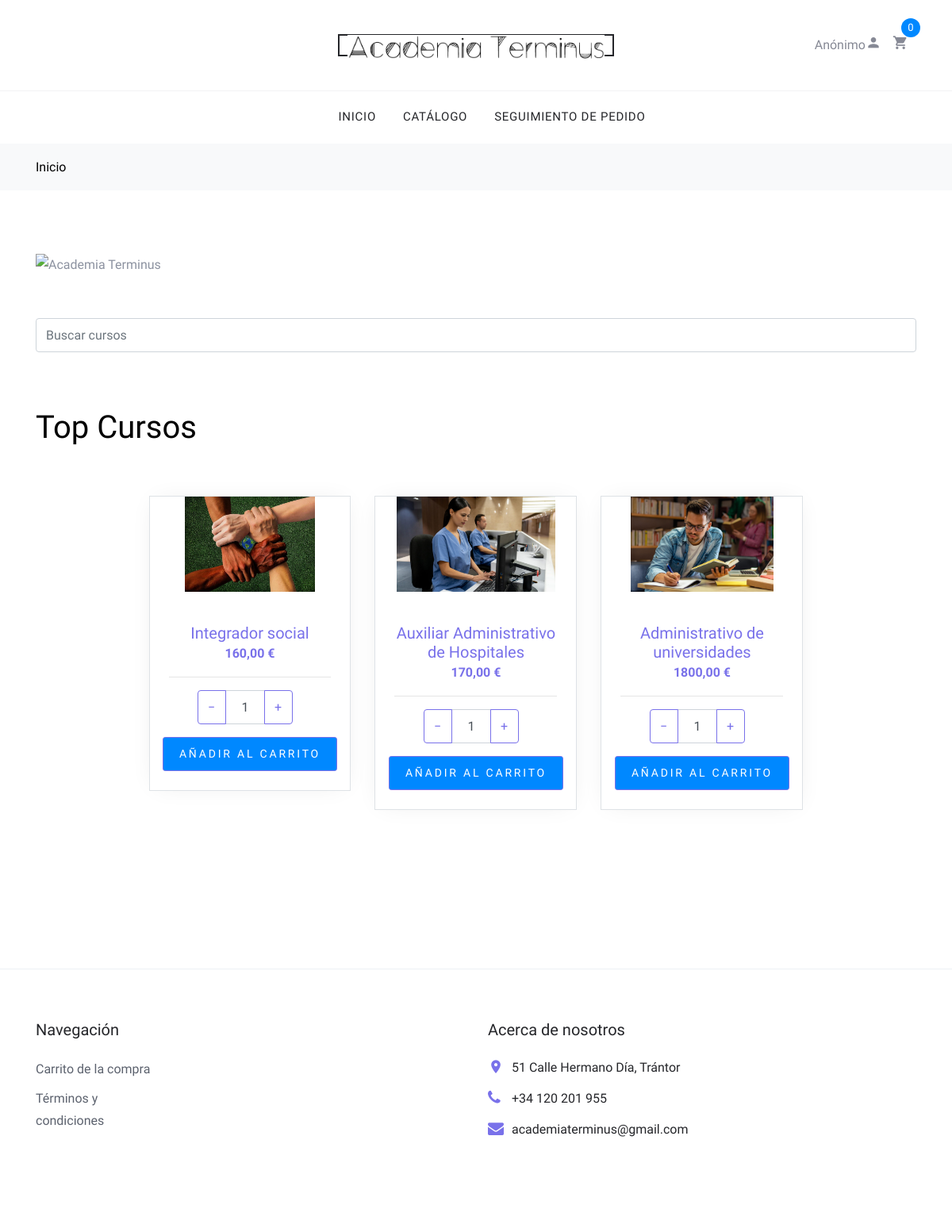
The page / on the database its author committed.
### shop/models.py (models this page shows, shortened)
class Product(models.Model):
    category = models.ForeignKey(Category, related_name='product_categories',
                                 on_delete=models.CASCADE)
    duration = models.ForeignKey(Duration, related_name='product_durations',
                                 on_delete=models.CASCADE)
    fecha_inicio = models.DateField(default='2021-01-01')
    name = models.CharField(max_length=200, db_index=True)
    slug = models.SlugField(max_length=200, db_index=True)
    image = models.ImageField(upload_to='products/%Y/%m/%d', blank=True)
    description = models.TextField(blank=True)
    price = models.DecimalField(max_digits=10, decimal_places=2)
    available = models.BooleanField(default=True)
    created = models.DateTimeField(auto_now_add=True)
    updated = models.DateTimeField(auto_now=True)
    class Meta:
        ordering = ('name',)
        indexes = [models.Index(fields=['id', 'slug'], name='product_id_slug_idx')]
        verbose_name = 'productos'
        verbose_name_plural = 'productos'
    def get_absolute_url(self):
        return reverse('shop:product_detail', args=[self.id, self.slug])

### escaparate/views.py (the view)
# urls.py: path('', include('escaparate.urls', namespace='escaparate')),
def escaparate(request):
    cheapest_products = Product.objects.all().order_by('price')[:2]
    most_expensive_product = Product.objects.all().order_by('-price').first()
    products_to_display = list(cheapest_products)
    if most_expensive_product:
        products_to_display.append(most_expensive_product)
    context = {
        'products': products_to_display,
    }
    return render(request, 'escaparate/escaparate.html', context)

### cart/cart.py (called while the page is built)
    def __len__(self):
        return sum(item['quantity'] for item in self.cart.values())

### cart/context_processors.py (called while the page is built)
def cart(request):
    return {'cart': Cart(request)}

### escaparate/templates/escaparate/escaparate.html (shortened to what this page needs)
{% extends "shop/base/base.html" %}
{% load static %}
{% block content %}
{% load crispy_forms_tags %}
<div class="bg-light py-3">
    <div class="container">
        <div class="row">
            <div class="col-md-12 mb-0"> <strong class="text-black">Inicio</strong></div>
        </div>
    </div>
</div>
<div class="site-section">
    <div class="container">
        <a>
            <img src="/media/products/2024/11/logo/banner.png" alt="Academia Terminus" style="max-height: 500px; display: block; margin-left: auto; margin-right: auto;">
        </a>
        <br></br>
        <form method="GET" action="{% url 'shop:product_list' %}">
            <input type="text" name="q" placeholder="Buscar cursos" class="form-control mb-3" value="{{ request.GET.q }}">
        </form>
        <br></br>
        <h1 style="color:black">Top Cursos</h1>
        <br></br>
        <div class="row mb-5" style="justify-content:center">
            <div class="col-md-9 order-2">
                <div class="row mb-5">
                    {% for product in products %}
                    <div class="col-sm-6 col-lg-4 mb-4" data-aos="fade-up">
                        <div class="block-4 text-center border">
                            <figure class="block-4-image">
                                <a href="{{ product.get_absolute_url }}">
                                    <img src="{{ product.image.url}}" alt="Image placeholder" class="img-fluid" style="height: 10vw;">
                                </a>
                            </figure>
                            <div class="block-4-text p-4">
                                <h3><a href="{{ product.get_absolute_url }}">{{ product.name }}</a></h3>
                                <p class="text-primary font-weight-bold">{{ product.price }} €</p>
                                <hr>
                                <div class="product-controls">
                                    <form action="{% url 'cart:cart_add' product.id %}" method="post">
                                        <div class="input-group mb-3" style="max-width: 120px;">
                                            <div class="input-group-prepend">
                                                <button class="btn btn-outline-primary js-btn-minus" type="button">&minus;</button>
                                            </div>
                                            <input type="number" name="quantity" class="form-control text-center" value="1" min="1" step="1">
                                            <div class="input-group-append">
                                                <button class="btn btn-outline-primary js-btn-plus" type="button">&plus;</button>
                                            </div>
                                        </div>
                                        <input type="submit" class="buy-now btn btn-sm btn-primary" style="background-color: #0088FF" value="Añadir al carrito">
                                    </form>
                                </div>
                            </div>
                        </div>
                    </div>
                    {% endfor %}
                </div>
            </div>
        </div>
    </div>
</div>
{% endblock %}

### shop/static/css/style.css (style rules this page uses)
body { line-height: 1.7; color: #8c92a0; font-weight: 300; font-size: 16px; }
a { -webkit-transition: .3s all ease; -o-transition: .3s all ease; transition: .3s all ease; }
.text-black { color: #000; }
.btn { text-transform: uppercase; position: relative; -webkit-transition: 0.2s all ease-in-out !important; -o-transition: 0.2s all ease-in-out !important; transition: 0.2s all ease-in-out !important; top: 0; letter-spacing: .05em; }
.btn.btn-sm { font-size: 14px !important; padding: 10px 20px !important; }
.btn.btn-primary { font-size: 17px; font-weight: 300; letter-spacing: .2em; }
.form-control { height: 43px; }
.site-section { padding: 2.5em 0; }
@media (min-width: 768px) { .site-section { padding: 5em 0; } }
.block-4 { -webkit-box-shadow: 0 0 30px -10px rgba(0, 0, 0, 0.1); box-shadow: 0 0 30px -10px rgba(0, 0, 0, 0.1); background: #fff; }
.block-4 .block-4-text h3 { font-size: 20px; margin-bottom: 0; }
.block-4 .block-4-text h3 a { text-decoration: none; }

### escaparate/templates/escaparate/escaparate.html (style rules this page uses)
input[type="number"] { -moz-appearance: textfield; }
.product-controls { display: flex; flex-direction: column; align-items: center; }
.product-controls .input-group { margin-bottom: 10px; margin-left: 20%; }

### rows shown on the page
Product: image (picture), name "Integrador social", price "160,00"
Product: image (picture), name "Auxiliar Administrativo de Hospitales", price "170,00"
Product: image (picture), name "Administrativo de universidades", price "1800,00"
